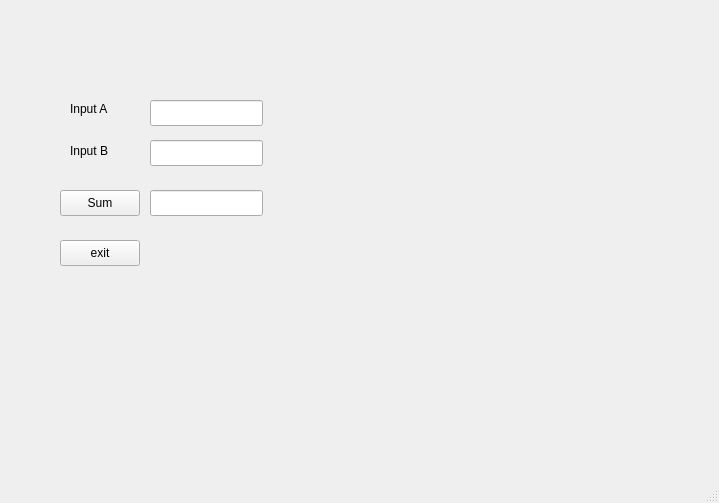
<?xml version="1.0" encoding="UTF-8"?>
<ui version="4.0">
 <class>MainWindow</class>
 <widget class="QMainWindow" name="MainWindow">
  <property name="geometry">
   <rect>
    <x>0</x>
    <y>0</y>
    <width>719</width>
    <height>503</height>
   </rect>
  </property>
  <property name="windowTitle">
   <string>MainWindow</string>
  </property>
  <widget class="QWidget" name="centralwidget">
   <widget class="QLabel" name="label">
    <property name="geometry">
     <rect>
      <x>70</x>
      <y>100</y>
      <width>58</width>
      <height>18</height>
     </rect>
    </property>
    <property name="text">
     <string>Input A</string>
    </property>
   </widget>
   <widget class="QLabel" name="label_2">
    <property name="geometry">
     <rect>
      <x>70</x>
      <y>140</y>
      <width>61</width>
      <height>21</height>
     </rect>
    </property>
    <property name="text">
     <string>Input B</string>
    </property>
   </widget>
   <widget class="QPushButton" name="pushButton">
    <property name="geometry">
     <rect>
      <x>60</x>
      <y>190</y>
      <width>80</width>
      <height>26</height>
     </rect>
    </property>
    <property name="text">
     <string>Sum</string>
    </property>
   </widget>
   <widget class="QPushButton" name="pushButton_2">
    <property name="geometry">
     <rect>
      <x>60</x>
      <y>240</y>
      <width>80</width>
      <height>26</height>
     </rect>
    </property>
    <property name="text">
     <string>exit</string>
    </property>
   </widget>
   <widget class="QLineEdit" name="lineEdit">
    <property name="geometry">
     <rect>
      <x>150</x>
      <y>100</y>
      <width>113</width>
      <height>26</height>
     </rect>
    </property>
   </widget>
   <widget class="QLineEdit" name="lineEdit_2">
    <property name="geometry">
     <rect>
      <x>150</x>
      <y>140</y>
      <width>113</width>
      <height>26</height>
     </rect>
    </property>
   </widget>
   <widget class="QLineEdit" name="lineEdit_3">
    <property name="geometry">
     <rect>
      <x>150</x>
      <y>190</y>
      <width>113</width>
      <height>26</height>
     </rect>
    </property>
   </widget>
  </widget>
  <widget class="QStatusBar" name="statusbar"/>
 </widget>
 <resources/>
 <connections/>
</ui>
